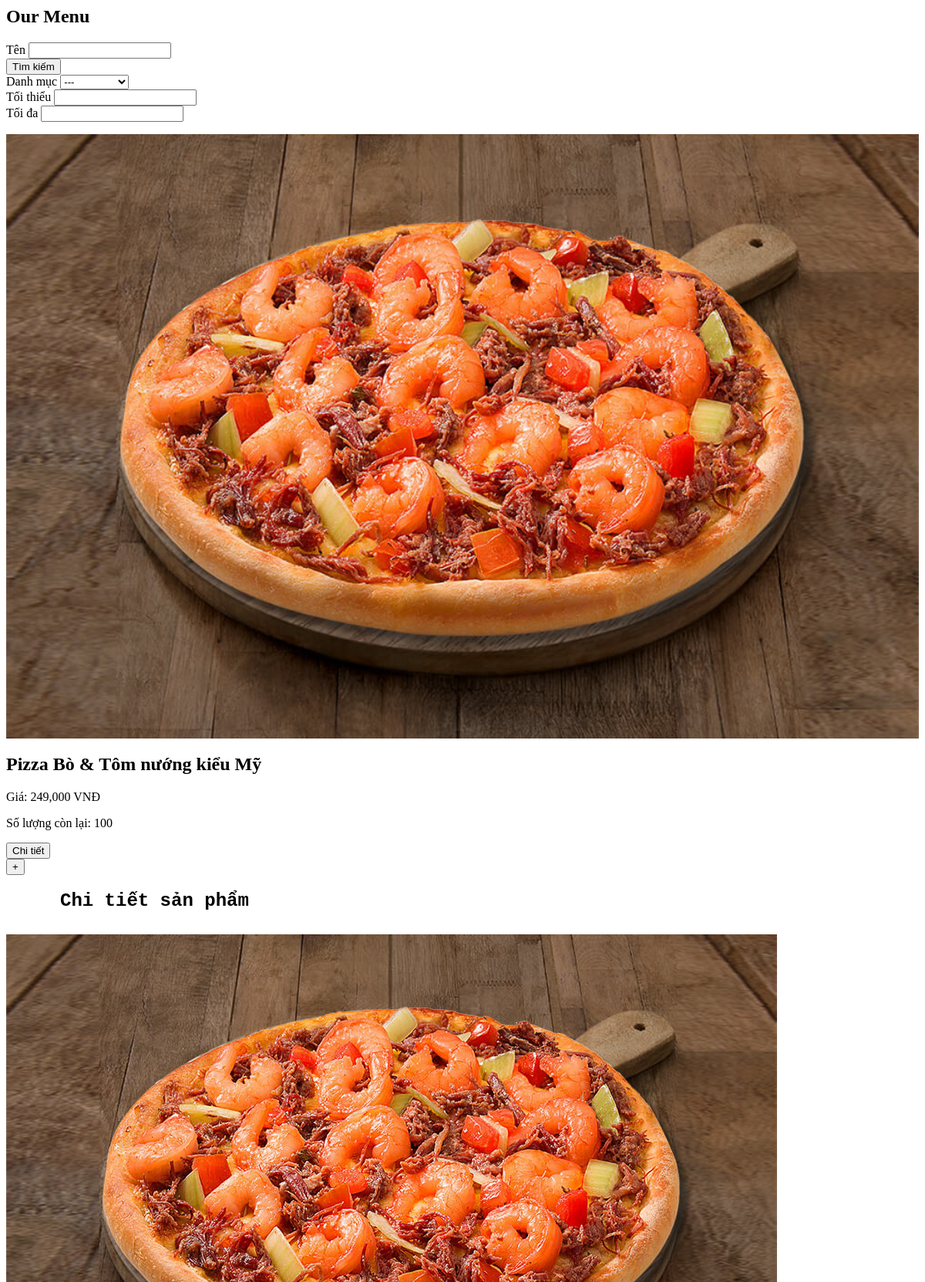
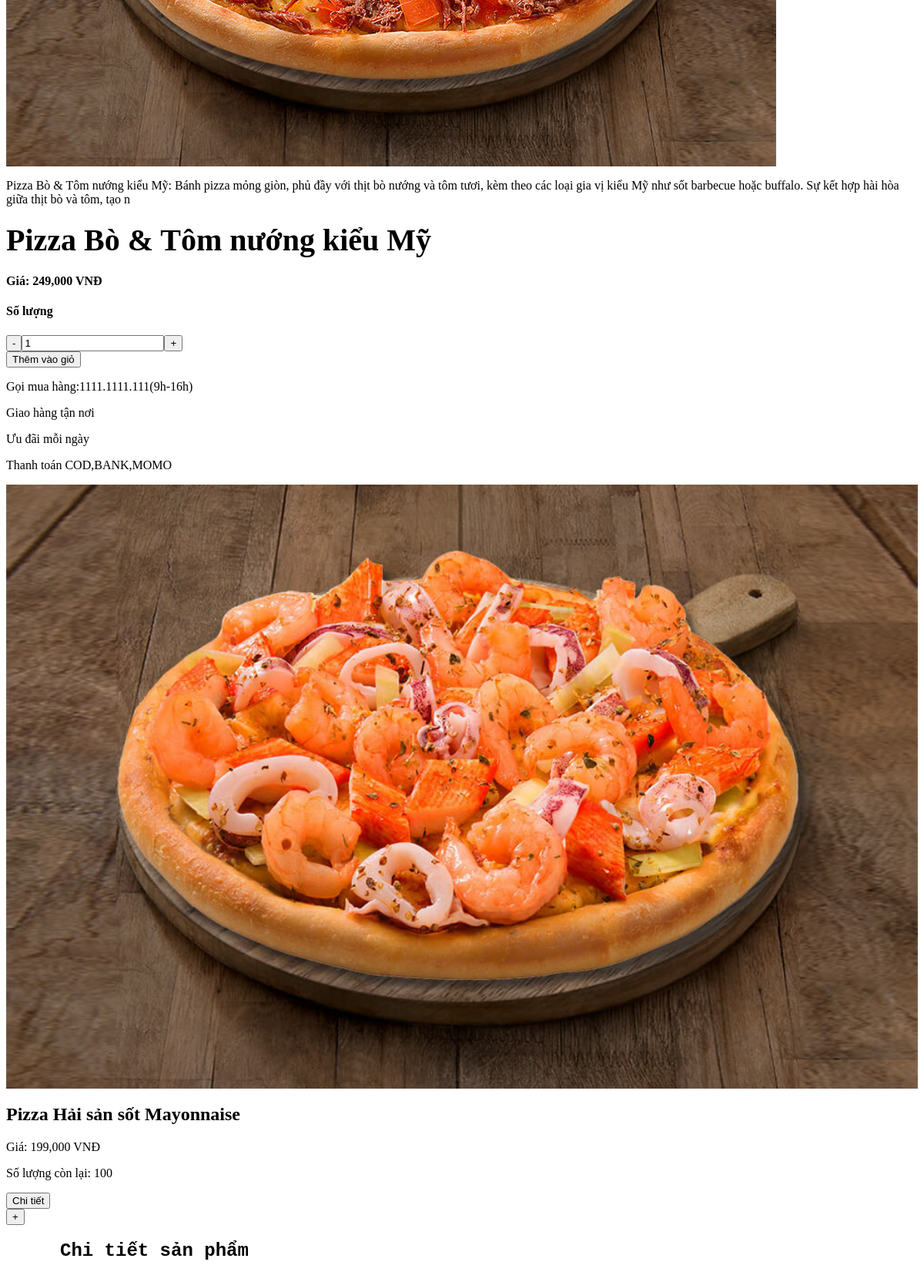
Screenshot of /pages/front/content.php (upper part) with the database file from the repository (2 pictures, top to bottom).
### tables this page shows
CREATE TABLE `product` (
  `MaSP` varchar(10) NOT NULL,
  `TenSP` varchar(100) NOT NULL,
  `SoLuongSP` int(100) NOT NULL,
  `GiaSP` int(10) NOT NULL,
  `TTSP` varchar(200) NOT NULL,
  `IMG` varchar(100) NOT NULL,
  `categoryId` varchar(20) NOT NULL
);

### pages/front/product.php (the view, shortened to what this page needs)
<?php
$servername = "localhost";
$username = "root";
$password = "";
$dbname = "web2";
$conn = new mysqli($servername, $username, $password, $dbname);
$perPage = 9;
if(isset($_GET['trang'])){
    $page = $_GET['trang'];
} else {
    $page = 1;
}
$begin = ($page - 1) * $perPage;
$sql = "SELECT * FROM product ORDER BY MaSP DESC LIMIT $begin , $perPage ";
$result = $conn->query($sql);
if ($result->num_rows > 0) {
    echo '<section class="food_section layout_padding-bottom">
            <div class="container">
              <div class="heading_container heading_center">
                <h2>
                  Our Menu
                </h2>
              </div>
            <div class="searchBar">
                <form class="filter">
                    <div class="item ten">
                        <label>Tên</label>
                        <input name="name" type="text">
                    </div>
                    <div class="item submit">
                        <button>Tìm kiếm</button>
                    </div>
                    <div class="item">
                        <label>Danh mục</label>
                        <select name="category">
                            <option value="">---</option>
                            <option value="Hamburger">Hamburger</option>
                            <option value="Gà">Gà</option>
                            <option value="Pizza">Pizza</option>
                            <option value="Nước">Nước</option>
                        </select>
                    </div>
                    <div class="item">
                        <label>Tối thiểu</label>
                        <input name="minPrice" type="number">
                    </div>
                    <div class="item">
                        <label>Tối đa</label>
                        <input name="maxPrice" type="number">
                    </div>
                </form>
            </div>
              <div class="row">';
     $productIndex = 0;
     while($row = $result->fetch_assoc()) {
         echo "<div class='col-sm-6 col-lg-4'>";
             echo "<div class='filters-content'>";
                 echo "<div class='box'>";
                     echo "<div class='detail-box'>";
                         echo "<div class='img-box'>";
                             echo "<img src='./img/" . $row['IMG'] . "' alt='" . $row['TenSP'] . "' style='width: 100%; height: 100%;'>";
                         echo "</div>";
                         echo "<h2 style='margin-bottom: 20px; margin-top: 20px;'>" . $row['TenSP'] . "</h2>";
                         echo "<div class='options'>";
                             echo "<p>Giá: " . number_format($row['GiaSP']) . " VNĐ</p>";
                         echo "</div>";
                         echo "<p>Số lượng còn lại: " . $row['SoLuongSP'] . "</p>";
                         echo "<button class='detail-button' data-product-index='" . $productIndex . "'>Chi tiết</button>";
                     echo "</div>";
                 echo "</div>";
             echo "</div>";
         echo "</div>";
         echo "<div class='overlay' data-product-index='" . $productIndex . "'>";
         echo "<div class='info' data-product-index='" . $productIndex . "'>";
         echo "<button type='button' class='close' onClick='closeProductInfo()'>+</button>";
         echo "<div class='left'>";
         echo '<h2 style="font-family: \'Roboto Mono\', monospace; margin-bottom: 25px; margin-left: 70px; margin-bottom:30px; ">Chi tiết sản phẩm</h2>';
         echo "<div class='img-box'>";
         echo "<img id='imgbig' src='./img/" . $row['IMG'] . "' alt='" . $row['TenSP'] . "' >";
         echo "</div>";
         echo "<p id='ttsp'>" . $row['TTSP'] ."</p>";
         echo "</div>";
         echo "<div class='right'>";
         echo "<h2 style='margin-bottom: 20px; margin-top: 20px; font-size: 2.5rem;'>" . $row['TenSP'] . "</h2>";
         echo "<h4>Giá: " . number_format($row['GiaSP']) . " VNĐ</h4>";
         echo "<div class='right-flex'>";
         echo "<h4>Số lượng</h4>";
         echo "<div>";
         echo "<button class='quantitydown' onClick='quantitydown()'>-</button><input type='text' id='quantity' value='1'><button class='quantityup' onClick='quantityup()'>+</button>";
         echo "</div>";
         echo "</div>";
         echo "<button class='addtocart' onclick=getquantity()>Thêm vào giỏ</button>";
         echo "<div class='callphone'>";
         echo "<p>Gọi mua hàng:";
         echo "<a>1111.1111.111</a>";
         echo "<span>(9h-16h)</span>";
         echo "</p>";
         echo "</div>";
         echo "<div class='r-note'><i class='fa-solid fa-truck-fast fa-lg'></i><p>Giao hàng tận nơi</p></div>";
         echo "<div class='r-note'><i class='fa-solid fa-hand-holding-dollar fa-lg'></i><p>Ưu đãi mỗi ngày</p></div>";
         echo "<div class='r-note'><i class='fa-regular fa-credit-card fa-lg'></i></i><p>Thanh toán COD,BANK,MOMO</p></div>";
         echo "</div>";
         echo "</div>";
         echo "</div>";
         $productIndex++;
     }
     echo '</div></div></section>';
 } else {
     echo "Không có sản phẩm nào.";
 }
 ?>

### pages/front/content.php (shortened to what this page needs)
<?php
   if(isset($_GET['chon'])){
        if($_GET['id'] == 'home'){
            include './pages/front/offer.php';
            include './pages/front/product.php';
            include './pages/front/about.php';
            include './pages/front/client.php';
        }
        if($_GET['id'] == 'menu'){
            include './pages/front/product.php';
        }
        if($_GET['id'] == 'about'){
            include './pages/front/about.php';
        }
        if($_GET['id'] == 'dk'){
            include './pages/front/dangky.php';
        }
        if($_GET['id']!='dk'){
            $menu_id = isset($_GET['id']) ? $_GET['id']: '';
        }
    }
    else{
        include './pages/front/product.php';
    }
  ?>

### rows the page displays
product: IMG (picture), TenSP "Pizza Bò & Tôm nướng kiểu Mỹ", GiaSP "249,000", SoLuongSP "100", TTSP "Pizza Bò & Tôm nướng kiểu Mỹ: Bánh pizza mỏng giòn, phủ đầy với thịt bò nướng và tôm tươi, kèm theo các loại gia vị kiểu Mỹ như sốt barbecue hoặc buffalo. Sự kết hợp hài hòa giữa thịt bò và tôm, tạo n"
product: IMG (picture), TenSP "Pizza Hải sản sốt Mayonnaise", GiaSP "199,000", SoLuongSP "100"
